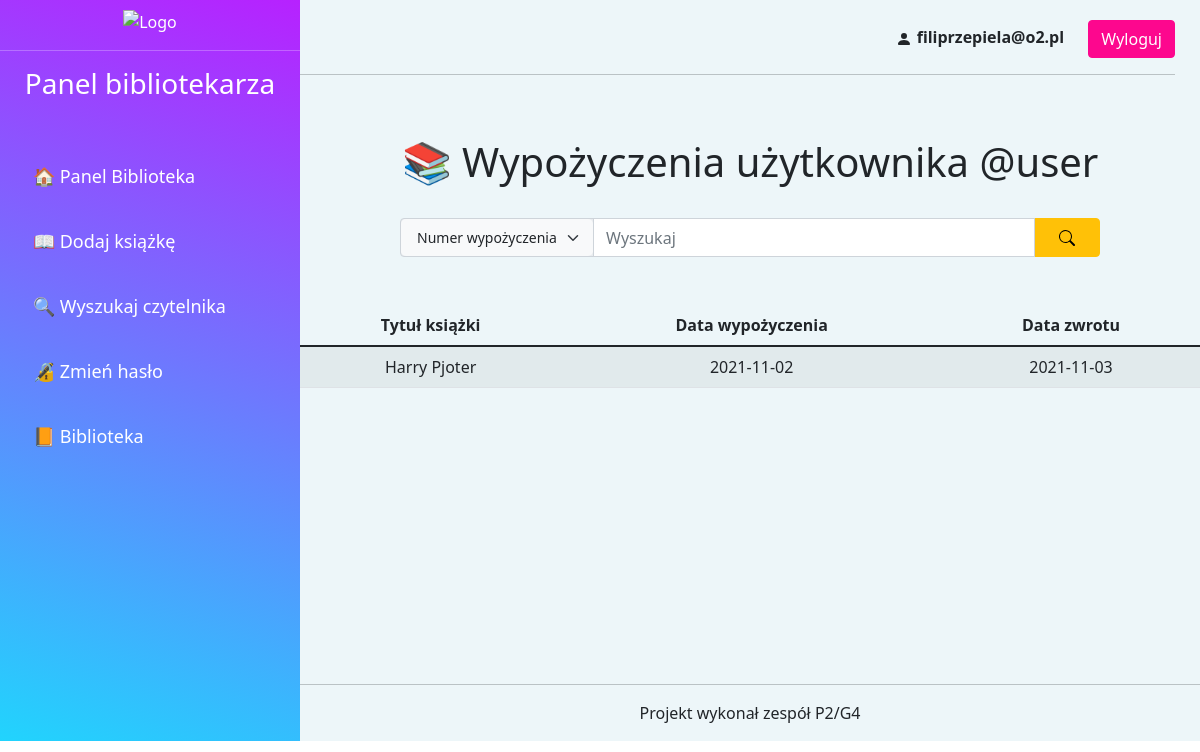
Screenshot of /historia_czyt.php?id_czyt=3 (signed in) with the database file from the repository.
### tables this page shows
CREATE TABLE `wypozyczenia` (
  `id_wyp` int(11) NOT NULL,
  `id_czytelnik` int(11) NOT NULL,
  `id_ksiazki` int(11) NOT NULL,
  `data_wyp` date NOT NULL,
  `data_zwrotu` date DEFAULT NULL
);

CREATE TABLE `ksiazki` (
  `id_ksiazki` int(11) NOT NULL,
  `tytul` varchar(255) NOT NULL,
  `autor` varchar(255) NOT NULL,
  `gatunek` varchar(255) NOT NULL,
  `wydawnictwo` varchar(255) NOT NULL,
  `rok_wydania` varchar(255) NOT NULL,
  `zdjecie` varchar(255) NOT NULL
);

### historia_czyt.php (the view, shortened to what this page needs)
<?php
require("config.php");
?>
<!DOCTYPE html>
<html lang="pl">
<head>
    <link rel="stylesheet" href="style3.css">
    <link rel="stylesheet" href="./css/bootstrap.css">
</head>
<body>
    <div class="calosc">
        <div class="lewa-panel">
            <div class="logo">
                <img width="180" alt="Logo" src="https://i.ibb.co/K7Th4wq/logobib.png" />
            </div>
            <hr>
            <div class="menu">
                <h3 style="text-align: center;">Panel bibliotekarza</h3><br><br>
                <div class="linki">
                    <a href="./panel-admin.php"><button type="button" class="btn btn-link" style="font-size: 18px;">🏠 Panel Biblioteka</button></a><br><br>
                    <a href="./dodaj-ksiazke.php"><button type="button" class="btn btn-link" style="font-size: 18px;">📖 Dodaj książkę</button></a><br><br>
                    <a href="./szukaj-czyt.php"><button type="button" class="btn btn-link" style="font-size: 18px;">🔍 Wyszukaj czytelnika</button></a><br><br>
                    <a href="./reset-password-admin.php"><button type="button" class="btn btn-link" style="font-size: 18px;">🔏 Zmień hasło</button></a><br><br>
                    <a href="./index.php"><button type="button" class="btn btn-link" style="font-size: 18px;">📙 Biblioteka</button></a><br><br>
                </div>
            </div>
        </div>
        <div class="prawa-panel">
            <div class="panel-prawa-gora">
                <span style="margin-right: 20px;"><svg xmlns="http://www.w3.org/2000/svg" width="16" height="16" fill="currentColor" class="bi bi-person-fill" viewBox="0 0 16 16">
                        <path d="M3 14s-1 0-1-1 1-4 6-4 6 3 6 4-1 1-1 1H3zm5-6a3 3 0 1 0 0-6 3 3 0 0 0 0 6z" />
                    </svg> <b><?php echo htmlspecialchars($_SESSION["username"]); ?></b></span>
                <a href="./logout.php"><button type="button" class="btn btn-primary">Wyloguj</button></a>
                <hr>
            </div>
            <br>
            <h1>📚 Wypożyczenia użytkownika @user </h1><br>
            <div class="wyszukaj-czytelnika">
            <div class="input-group mb-4" style="width: 700px;">
                <div class="input-group-text p-0">
                    <select class="form-select form-select-lg shadow-none bg-light border-0" style="font-size: 14px;">
                        <option>Numer wypożyczenia</option>
                    </select>
                </div>
                <input type="text" class="form-control" placeholder="Wyszukaj">
                <button class="input-group-text shadow-none px-4 btn-warning">
                </button>
            </div>
                <br>
                <table class="table table-striped">
                    <thead>
                        <tr>
                            <th>Tytuł książki</th>
                            <th>Data wypożyczenia</th>
                            <th>Data zwrotu</th>
                        </tr>
                    </thead>
                    <tbody>
                    <?php
                        $id_czyt = $_GET['id_czyt'];
                        $wynik = mysqli_query($link, 'SELECT * from wypozyczenia, ksiazki where wypozyczenia.id_czytelnik=' . $id_czyt . ' and wypozyczenia.id_ksiazki=ksiazki.id_ksiazki and data_zwrotu is not null');
                        while ($row = mysqli_fetch_array($wynik)) {
                            echo "<tr><td>" . $row['tytul'] . "</td><td>" . $row['data_wyp'] . "</td><td>" . $row['data_zwrotu'] . "</td></tr>";
                        }
                        ?>
                    </tbody>
                </table>
            <br><br><br><br><br><br><br><br><br><br><br>
            </div>
            <div class="footer">
                <hr>
                <p>Projekt wykonał zespół P2/G4</p>
            </div>
        </div>
    </div>
</html>

### style3.css (style rules this page uses)
html, body { height: 100%; }
.calosc { display: flex; flex-direction: row; }
.lewa-panel { background-color: #21D4FD; background-image: linear-gradient(19deg, #21D4FD 0%, #B721FF 100%); width: 25%; height: auto; color: white; }
.logo { text-align: center; padding-top: 8px; }
.linki { padding-left: 20px; }
.prawa-panel { background-color: #edf6f9; width: 75%; height: auto; text-align: center; flex-direction: column; }
.panel-prawa-gora { text-align: right; padding-right: 25px; padding-top: 20px; padding-bottom: 23px; flex-direction: row; }
.wyszukaj-czytelnika { display: flex; flex-direction: column; align-items: center; }
.footer { align-items: center; text-align: center; margin-top: auto; }

### rows the page displays
wypozyczenia: id_ksiazki.tytul "Harry Pjoter", data_wyp "2021-11-02", data_zwrotu "2021-11-03"

### other values shown
$_SESSION["username"] "filiprzepiela@o2.pl"
